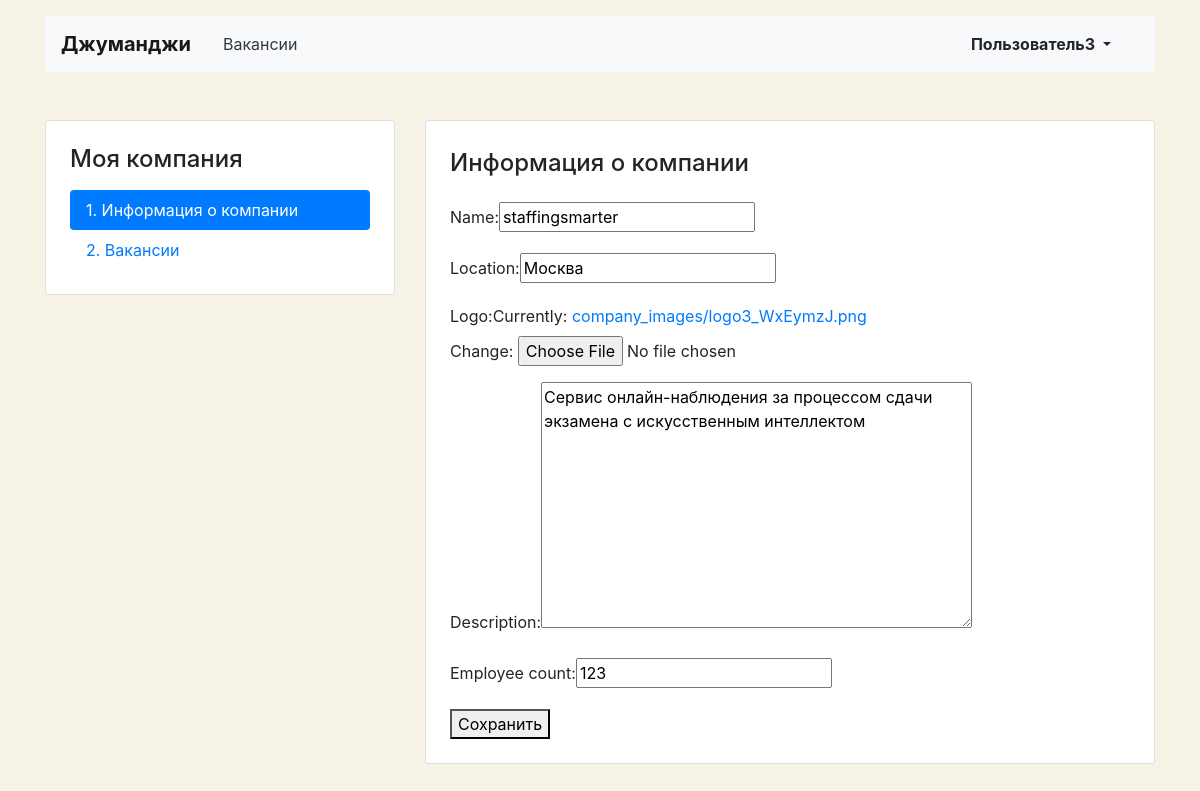
/mycompany/create/ (signed in), run on an earlier commit of the app's database.
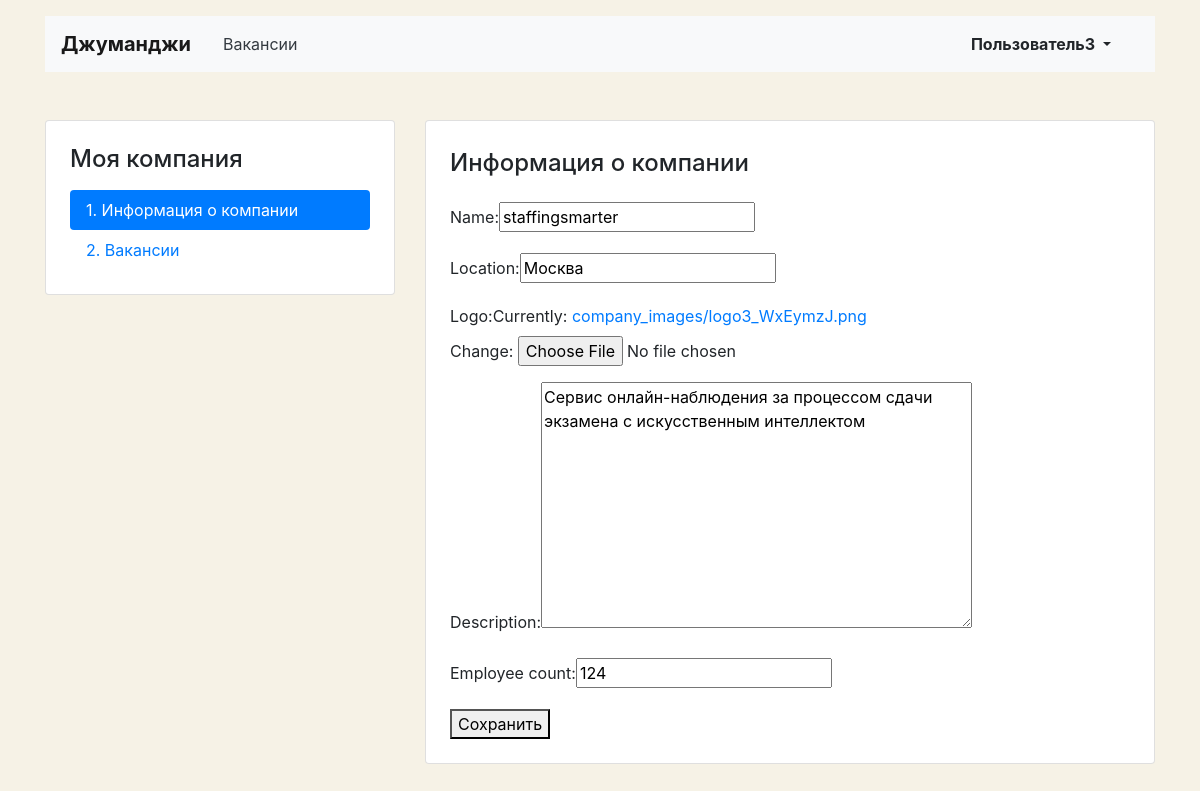
And on a later commit of the database.
### vacancy_app/models.py (models this page shows)
class Company(models.Model):
    name = models.CharField(max_length=64)
    location = models.CharField(max_length=40)
    logo = models.ImageField(upload_to=MEDIA_COMPANY_IMAGE_DIR)
    description = models.TextField()
    employee_count = models.PositiveIntegerField()
    owner = models.OneToOneField(User, on_delete=models.CASCADE, null=True)

### vacancy_app/views.py (the view)
# urls.py: path('mycompany/create/', mycompany_create_view, name='mycompany_create'),
def mycompany_create_view(request):
    try:
        has_company = (request.user.company is not None)
        company = Company.objects.get(id=request.user.company.id)
        if request.method == "POST":
            form = CompanyForm(request.POST, instance=company)
            if form.is_valid():
                company = form.save(commit=False)
                company.owner = request.user
                company.save()
                return redirect('mycompany_create')
        else:
            form = CompanyForm(instance=company)
        return render(request, "vacancy_app/company-edit.html", {'form': form})
    except Company.DoesNotExist:
        if request.method == "POST":
            form = CompanyForm(request.POST, request.FILES)
            if form.is_valid():
                company = form.save(commit=False)
                company.owner = request.user
                company.save()
                return redirect('mycompany_create')
        else:
            form = CompanyForm()
        return render(request, "vacancy_app/company-edit.html", {'form': form})

### vacancy_app/forms.py
class CompanyForm(forms.ModelForm):
    class Meta:
        model = Company
        fields = ['name', 'location', 'logo', 'description', 'employee_count']

### vacancy_app/templates/vacancy_app/company-edit.html (shortened to what this page needs)
{% extends 'base_company.html' %}
{% block container %}
  <main class="container mt-3 pb-5">
    <div class="row mt-5">
      <div class="col-12 col-lg-4">
        <aside class="pt-3 pb-4 px-4 mb-5 card">
          <h1 class="h4 pt-2 pb-2">Моя компания</h1>
          <div class="nav flex-column nav-pills">
            <a class="nav-link active" href="/mycompany/create">1. Информация о&nbsp;компании</a>
            <a class="nav-link" href="{% url 'mycompany_vacancies' %}">2. Вакансии</a>
          </div>
        </aside>
      </div>
      <div class="col-12 col-lg-8">
        <div class="card">
          <div class="card-body px-4 pb-4">
            <section class="tab-pane fade show active">
              <h2 class="h4 pt-2 pb-3">Информация о&nbsp;компании</h2>
              <form action="" method="post" enctype="multipart/form-data">
                {% for f in form %}
                <p><label class="form-label" for="{{ f.id_for_label }}">{{f.label}}: </label>{{ f }}</p>
                {% endfor %}
                <button type="submit">Сохранить</button>
              </form>
            </section>
          </div>
        </div>
      </div>
    </div>
  </main>
{% endblock %}

What changed in the data, as far as the page shows it:
changed Company "staffingsmarter": employee_count "123" → "124"
